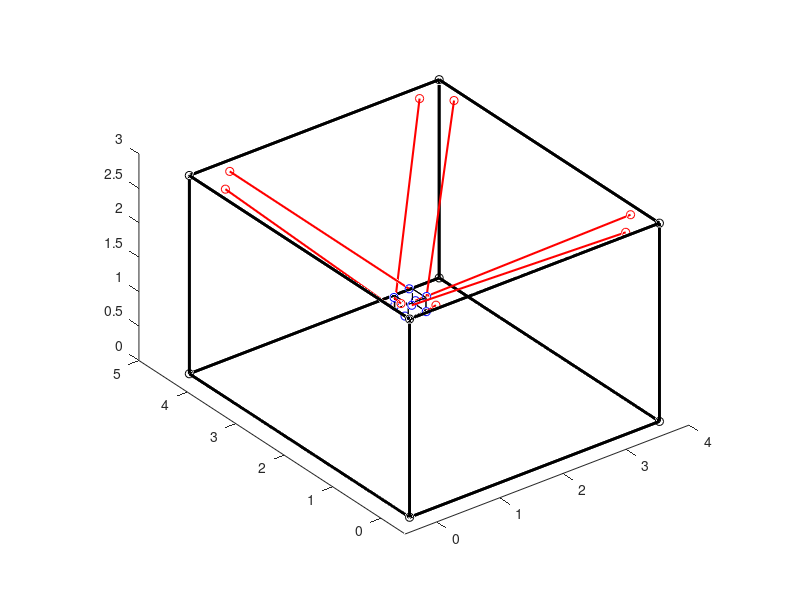

Here is the MATLAB script that generated this plot:
%% Load the parameter of the platform

clc
clear
load('CRAFT_configuration.mat', 'configuration');


% Cable exit points on the pulleys are denoted as A, 
% while cable anchor points on the platform are denoted as B.
A= configuration.A;
B= configuration.B;
frame_node = configuration.frame_nodes; %CDPR frame position 3*8
mp_node = configuration.mp_nodes; % moving platform position 4


%% define the parameter here
payload_mass = 10 ; %kg
g = 9.81; % N/kg
%desired position of the platform
pos = [1.5,2.0,1.5,0,0,0]';
tau_max = 100; % maximum tension
tau_min = 1; % minimum tension to avoid the deform of the cable 


p_d = [sum(frame_node(1,:))/8 ; sum(frame_node(2,:))/8 ;sum(frame_node(3,:))/8];
p_d = pos(1:3);
% To normalize
B_norm_x = sum(B(1,:))/8;
B_norm_y = sum(B(2,:))/8;
B_norm_z = sum(B(3,:))/8;
B_norm = [B_norm_x;B_norm_y;B_norm_z];

% B_p is when mass payload reach the desired position
% B_p = B - B_norm* ones(1,8);
B_p = B + p_d* ones(1,8);


% no need to normalize frame 
% mp_node_norm_x = sum(mp_node(1,:))/8;
% mp_node_norm_y = sum(mp_node(2,:))/8;
% mp_node_norm_z = sum(mp_node(3,:))/8;
% mp_node_norm = [mp_node_norm_x;mp_node_norm_y;mp_node_norm_z];
% mp_node = mp_node - mp_node_norm* ones(1,8);
mp_node = mp_node + p_d* ones(1,8);



plot3(frame_node(1,:),frame_node(2,:),frame_node(3,:),'ok');
hold on
plot3(A(1,:),A(2,:),A(3,:),'or')
hold on
plot3(B_p(1,:),B_p(2,:),B_p(3,:),'ob')

%% Plot the frame of the CRAFT

% eight vertice of the frame cube
verts = configuration.frame_nodes';


% faces connected by nodes
faces=[1 7 4 6;
       2 5 3 8;
       2 4 6 8;
       1 3 5 7;
       1 3 8 6;
       2 5 7 4];

% plot the cube
patch('Faces',faces,'Vertices',verts,'Facecolor','none','EdgeColor','k','LineWidth',2)
axis equal
axis([-0.5 4 -0.5 5 0 3])

hold

%% Plot the cube of the mass payload

% eight vertice of the frame cube
verts = mp_node';


% faces connected by nodes
faces=[1 7 4 6;
       2 5 3 8;
       2 4 6 8;
       1 3 5 7;
       1 3 8 6;
       2 5 7 4];

% plot the cube
patch('Faces',faces,'Vertices',verts,'Facecolor','none','EdgeColor','k')

hold on


%% connect the exit points to the anchor points
X = [A(1,:); B_p(1,:)];
Y = [A(2,:); B_p(2,:)];
Z = [A(3,:); B_p(3,:)];
plot3(X,Y,Z,'r','LineWidth',1.5);


%% calculate wrinch matrix
x1 = pos(4);
x2 = pos(5);
x3 = pos(6);

b_R_p = [cos(x3)*cos(x2),-sin(x3)*cos(x1)+cos(x3)*sin(x2)*sin(x1),sin(x3)*sin(x1)+cos(x3)*sin(x2)*cos(x1);
cos(x2)*sin(x3),cos(x1)*cos(x3)+sin(x1)*sin(x2)*sin(x3),-cos(x3)*sin(x1)+cos(x1)*sin(x2)*sin(x3);-sin(x2),cos(x2)*sin(x1),cos(x1)*cos(x2)];
l = A - B_p - b_R_p * B;
l_length = [norm(l(:,1)),norm(l(:,2)),norm(l(:,3)),norm(l(:,4)),norm(l(:,5)),norm(l(:,6)),norm(l(:,7)),norm(l(:,8))];
u = l./l_length;

M1 = cross(b_R_p*B(:,1),u(:,1));
M2 = cross(b_R_p*B(:,2),u(:,2));
M3 = cross(b_R_p*B(:,3),u(:,3));
M4 = cross(b_R_p*B(:,4),u(:,4));
M5 = cross(b_R_p*B(:,5),u(:,5));
M6 = cross(b_R_p*B(:,6),u(:,6));
M7 = cross(b_R_p*B(:,7),u(:,7));
M8 = cross(b_R_p*B(:,8),u(:,8));
G = [0,0,-payload_mass * 9.81,0,0,0]';
M =[M1 M2 M3 M4 M5 M6 M7 M8];
W = [u;M];

%% tension distribution
N = null(W);
x0 = W\-G;
lb = tau_min*ones(8,1) - x0;
ub = tau_max*ones(8,1) - x0;
fun = @(x) norm(x0+ N*[x(1);x(2)]);
cond_A = [N;-N];
cond_b = [ub; -lb];
lamda = fmincon(fun,-20*ones(2,1),cond_A,cond_b);
Tau = x0+ N*lamda;
fprintf('The desired cable tension distribution is: [');
fprintf('%g, ', Tau(1:end-1));
fprintf('%g]\n', Tau(end));
lamda
